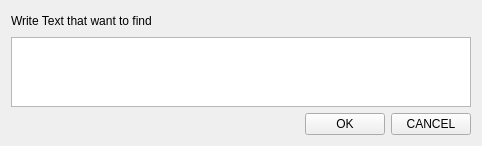
<?xml version="1.0" encoding="UTF-8"?>
<ui version="4.0">
 <class>FindKeyWord</class>
 <widget class="QWidget" name="FindKeyWord">
  <property name="geometry">
   <rect>
    <x>0</x>
    <y>0</y>
    <width>482</width>
    <height>129</height>
   </rect>
  </property>
  <property name="windowTitle">
   <string>Form</string>
  </property>
  <layout class="QVBoxLayout" name="verticalLayout">
   <item>
    <layout class="QHBoxLayout" name="horizontalLayout">
     <item>
      <widget class="QLabel" name="label">
       <property name="text">
        <string>Write Text that want to find</string>
       </property>
      </widget>
     </item>
     <item>
      <spacer name="horizontalSpacer_4">
       <property name="orientation">
        <enum>Qt::Horizontal</enum>
       </property>
       <property name="sizeHint" stdset="0">
        <size>
         <width>168</width>
         <height>20</height>
        </size>
       </property>
      </spacer>
     </item>
    </layout>
   </item>
   <item>
    <widget class="QTextEdit" name="textEdit"/>
   </item>
   <item>
    <layout class="QHBoxLayout" name="horizontalLayout_2">
     <item>
      <spacer name="horizontalSpacer_2">
       <property name="orientation">
        <enum>Qt::Horizontal</enum>
       </property>
       <property name="sizeHint" stdset="0">
        <size>
         <width>158</width>
         <height>20</height>
        </size>
       </property>
      </spacer>
     </item>
     <item>
      <widget class="QPushButton" name="okButton">
       <property name="text">
        <string>OK</string>
       </property>
      </widget>
     </item>
     <item>
      <widget class="QPushButton" name="cancelButton">
       <property name="text">
        <string>CANCEL</string>
       </property>
      </widget>
     </item>
    </layout>
   </item>
  </layout>
 </widget>
 <resources/>
 <connections/>
</ui>
